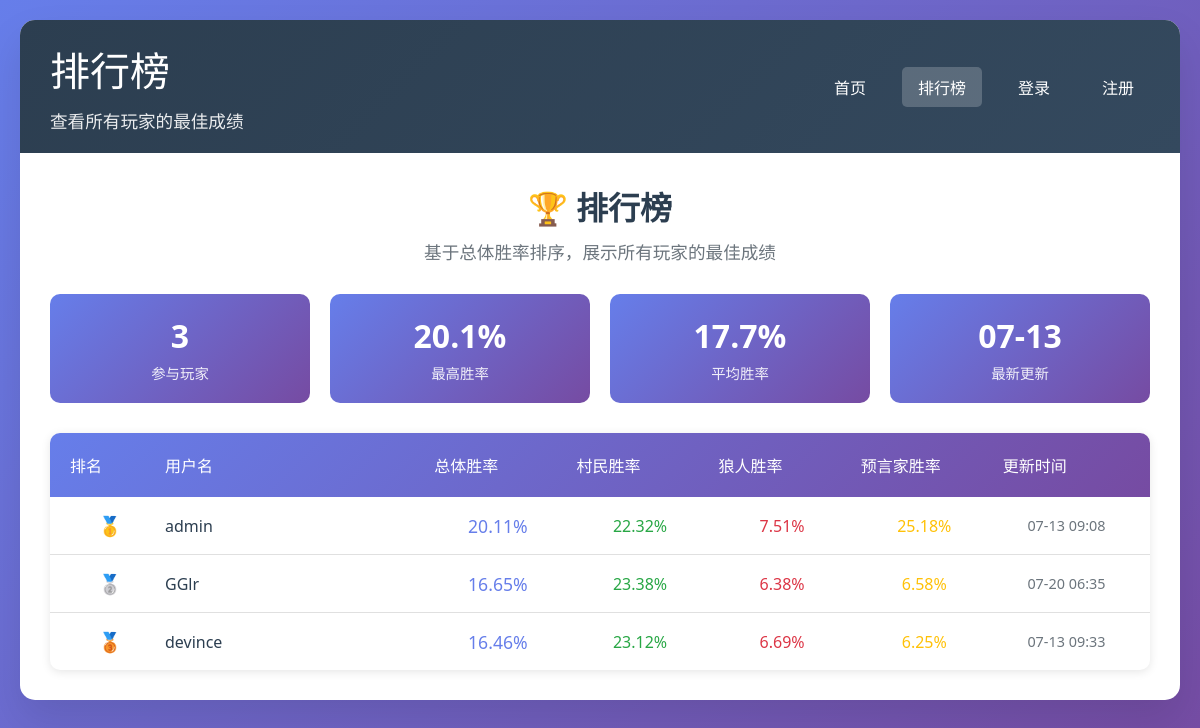
The app's page /leaderboard with its own data.
### models.py (models this page shows, shortened)
class User(UserMixin, db.Model):
    __tablename__ = 'users'
    id = db.Column(db.Integer, primary_key=True)
    username = db.Column(db.String(80), unique=True, nullable=False)
    email = db.Column(db.String(120), unique=True, nullable=False)
    password_hash = db.Column(db.String(255), nullable=False)
    created_at = db.Column(db.DateTime, default=datetime.utcnow)
    last_login = db.Column(db.DateTime)
    submissions = db.relationship('Submission', backref='user', lazy=True)
    scores = db.relationship('Score', backref='user', lazy=True)

### app.py (the view)
@app.route('/leaderboard')
def leaderboard():
    from sqlalchemy import func
    subquery = db.session.query(
        Score.user_id,
        func.max(Score.overall_win_rate).label('max_overall_rate')
    ).group_by(Score.user_id).subquery()
    best_scores = db.session.query(
        User.username,
        Score.overall_win_rate,
        Score.villager_win_rate,
        Score.wolf_win_rate,
        Score.seer_win_rate,
        Score.created_at,
        Score.total_games
    ).join(Score).join(
        subquery,
        db.and_(
            Score.user_id == subquery.c.user_id,
            Score.overall_win_rate == subquery.c.max_overall_rate
        )
    ).order_by(Score.overall_win_rate.desc()).limit(50).all()
    return render_template('leaderboard.html', scores=best_scores)

### templates/leaderboard.html (shortened to what this page needs)
<!DOCTYPE html>
<html lang="zh-CN">
<head>
</head>
<body>
    <div class="container">
        <div class="header">
            <div class="header-content">
                <div class="header-left">
                    <h1>排行榜</h1>
                    <p>查看所有玩家的最佳成绩</p>
                </div>
                <div class="nav-menu">
                    <a href="{{ url_for('index') }}" class="nav-link">首页</a>
                    <a href="{{ url_for('leaderboard') }}" class="nav-link active">排行榜</a>
                    {% if current_user.is_authenticated %}
                        <a href="{{ url_for('profile') }}" class="nav-link">个人资料</a>
                        <a href="{{ url_for('logout') }}" class="nav-link">登出</a>
                    {% else %}
                        <a href="{{ url_for('login') }}" class="nav-link">登录</a>
                        <a href="{{ url_for('register') }}" class="nav-link">注册</a>
                    {% endif %}
                </div>
            </div>
        </div>
        <div class="main-content">
            <div class="leaderboard-header">
                <h2>🏆 排行榜</h2>
                <p>基于总体胜率排序，展示所有玩家的最佳成绩</p>
            </div>
            {% if scores %}
                <div class="stats-summary">
                    <div class="stat-card">
                        <div class="stat-value">{{ scores|length }}</div>
                        <div class="stat-label">参与玩家</div>
                    </div>
                    <div class="stat-card">
                        <div class="stat-value">{{ "%.1f"|format(scores[0].overall_win_rate * 100) }}%</div>
                        <div class="stat-label">最高胜率</div>
                    </div>
                    <div class="stat-card">
                        <div class="stat-value">{{ "%.1f"|format((scores|sum(attribute='overall_win_rate') / scores|length) * 100) }}%</div>
                        <div class="stat-label">平均胜率</div>
                    </div>
                    <div class="stat-card">
                        <div class="stat-value">{{ scores[-1].created_at.strftime('%m-%d') }}</div>
                        <div class="stat-label">最新更新</div>
                    </div>
                </div>
                <div class="leaderboard-table">
                    <div class="table-header">
                        <div>排名</div>
                        <div>用户名</div>
                        <div>总体胜率</div>
                        <div>村民胜率</div>
                        <div>狼人胜率</div>
                        <div>预言家胜率</div>
                        <div>更新时间</div>
                    </div>
                    {% for score in scores %}
                        <div class="table-row">
                            <div class="rank {% if loop.index == 1 %}rank-1{% elif loop.index == 2 %}rank-2{% elif loop.index == 3 %}rank-3{% endif %}">
                                {% if loop.index == 1 %}🥇
                                {% elif loop.index == 2 %}🥈
                                {% elif loop.index == 3 %}🥉
                                {% else %}{{ loop.index }}
                                {% endif %}
                            </div>
                            <div class="username">{{ score.username }}</div>
                            <div class="rate overall">{{ "%.2f"|format(score.overall_win_rate * 100) }}%</div>
                            <div class="rate villager">{{ "%.2f"|format(score.villager_win_rate * 100) }}%</div>
                            <div class="rate wolf">{{ "%.2f"|format(score.wolf_win_rate * 100) }}%</div>
                            <div class="rate seer">{{ "%.2f"|format(score.seer_win_rate * 100) }}%</div>
                            <div class="date">{{ score.created_at.strftime('%m-%d %H:%M') }}</div>
                        </div>
                    {% endfor %}
                </div>
            {% endif %}
        </div>
    </div>
</body>
</html>

### templates/leaderboard.html (style rules this page uses)
* { margin: 0; padding: 0; box-sizing: border-box; }
body { font-family: 'Segoe UI', Tahoma, Geneva, Verdana, sans-serif; background: linear-gradient(135deg, #667eea 0%, #764ba2 100%); min-height: 100vh; padding: 20px; }
.container { max-width: 1200px; margin: 0 auto; background: white; border-radius: 15px; box-shadow: 0 20px 40px rgba(0,0,0,0.1); overflow: hidden; }
.header { background: linear-gradient(135deg, #2c3e50 0%, #34495e 100%); color: white; padding: 20px 30px; }
.header-content { display: flex; justify-content: space-between; align-items: center; }
.header-left h1 { font-size: 2.5em; margin-bottom: 10px; font-weight: 300; }
.header-left p { font-size: 1.1em; opacity: 0.9; }
.nav-menu { display: flex; gap: 20px; }
.nav-link { color: white; text-decoration: none; padding: 8px 16px; border-radius: 5px; transition: all 0.3s ease; font-weight: 500; }
.nav-link.active { background: rgba(255,255,255,0.2); }
.main-content { padding: 30px; }
.leaderboard-header { text-align: center; margin-bottom: 30px; }
.leaderboard-header h2 { color: #2c3e50; font-size: 2em; margin-bottom: 10px; }
.leaderboard-header p { color: #6c757d; font-size: 1.1em; }
.leaderboard-table { background: white; border-radius: 10px; overflow: hidden; box-shadow: 0 2px 10px rgba(0,0,0,0.1); }
.table-header { background: linear-gradient(135deg, #667eea 0%, #764ba2 100%); color: white; padding: 20px; display: grid; grid-template-columns: 80px 2fr 1fr 1fr 1fr 1fr 1fr; gap: 15px; font-weight: 500; }
.table-row { padding: 15px 20px; display: grid; grid-template-columns: 80px 2fr 1fr 1fr 1fr 1fr 1fr; gap: 15px; align-items: center; border-bottom: 1px solid #e0e0e0; transition: background-color 0.3s ease; }
.table-row:last-child { border-bottom: none; }
.rank { font-weight: bold; font-size: 1.2em; text-align: center; }
.rank-1 { color: #ffd700; }
.rank-2 { color: #c0c0c0; }
.rank-3 { color: #cd7f32; }
.username { font-weight: 500; color: #2c3e50; }
.rate { text-align: center; font-weight: 500; }
.rate.overall { color: #667eea; font-size: 1.1em; }
.rate.villager { color: #28a745; }
.rate.wolf { color: #dc3545; }
.rate.seer { color: #ffc107; }
.date { color: #6c757d; font-size: 0.9em; text-align: center; }
.stats-summary { display: grid; grid-template-columns: repeat(4, 1fr); gap: 20px; margin-bottom: 30px; }
.stat-card { background: linear-gradient(135deg, #667eea 0%, #764ba2 100%); color: white; border-radius: 10px; padding: 20px; text-align: center; }
.stat-value { font-size: 2em; font-weight: bold; margin-bottom: 5px; }
.stat-label { font-size: 0.9em; opacity: 0.9; }

### records on screen
User: username "admin", overall_win_rate "20.11", villager_win_rate "22.32", wolf_win_rate "7.51", seer_win_rate "25.18", created_at "07-13 09:08"
User: username "GGlr", overall_win_rate "16.65", villager_win_rate "23.38", wolf_win_rate "6.38", seer_win_rate "6.58", created_at "07-20 06:35"
User: username "devince", overall_win_rate "16.46", villager_win_rate "23.12", wolf_win_rate "6.69", seer_win_rate "6.25", created_at "07-13 09:33"

### other values on screen
{{ scores|length }} "3"
{{ "%.1f"|format(scores[0].overall_win_rate * 100) }} "20.1"
{{ scores[-1].created_at.strftime('%m-%d') }} "07-13"
